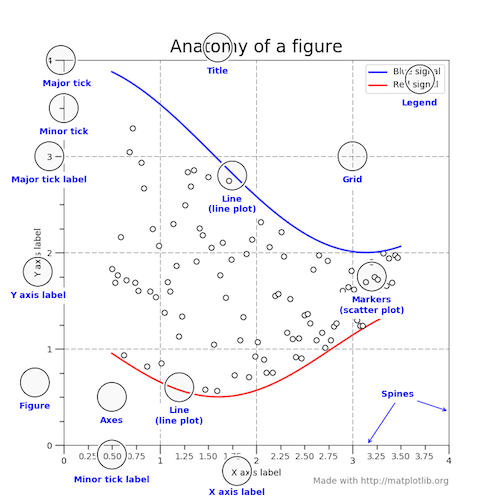
#> input picture Matplotlib/anatomy.png, 500 x 500 px
$ jupyter execute --allow-errors Matplotlib.ipynb   (shell and % lines are left out)
#> lines starting #> are read from the running program, lines starting #| are printed output that depends on the picture
# Matplotlib
- Matplotlib is a comprehensive library for creating static, animated, and interactive visualizations in Python

#### Installation

- pip install matplotlib
- conda install matplotlib

[cell 1]
import matplotlib.pyplot as plt
import pandas as pd
import numpy as np

### Simple graph

[cell 2]
x = list(range(1,6))
y = [n**2 for n in x]

# Plot the canvas
plt.plot(x, y)
# display the graph
plt.show()

###### Add title ,labels and plotting variables

[cell 3]
x = list(range(1,6))
y = [n**2 for n in x]


plt.plot(x, y, color = 'red')
# X and Y Labels.
plt.xlabel('Number')
plt.ylabel('Square')
# Title
plt.title('Squares of Numbers')
plt.show()
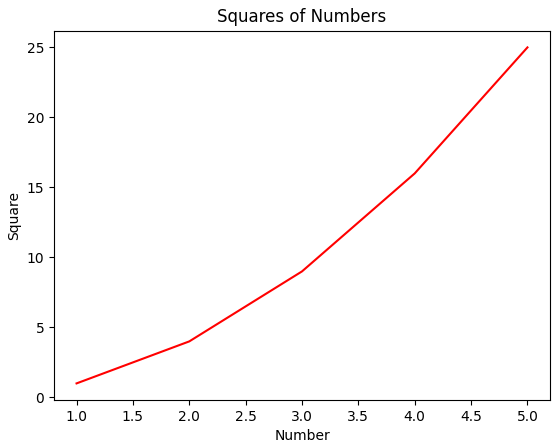
#> figure drawn by matplotlib, 1 panel

[cell 4]
plt.style.use('fivethirtyeight')
# https://tonysyu.github.io/raw_content/matplotlib-style-gallery/gallery.html
# to check the available styles: plt.style.available

# X,y data
x=[5,8,10]
y=[12,16,6]

# X2,y2 data
x2=[6,9,12]
y2=[6,15,7]

#plot canvas
# linewidth parameter controls the thickness of the that is plotted.
plt.plot(x,y,'g',label='one')
plt.plot(x2,y2, color='#e90aff',label='two',linewidth=7)

plt.legend(loc='lower left')
#title
plt.title('Simple graph ')
plt.ylabel('Y axis ')
plt.xlabel('x axis')

#https://matplotlib.org/stable/gallery/color/named_colors.html
#https://matplotlib.org/stable/api/_as_gen/matplotlib.pyplot.legend.html
#plt.grid(True,color='red')
#show graph
plt.show()

### Pyplot Interface

[cell 5]
import numpy as np
x = np.linspace(0, 2, 100)

plt.plot(x, x, label='linear')  # Plot some data on the (implicit) axes.
plt.plot(x, x**2, label='quadratic')  # etc.
plt.plot(x, x**3, label='cubic')
plt.xlabel('x label')
plt.ylabel('y label')
plt.title("Simple Plot")
plt.legend()
plt.show()
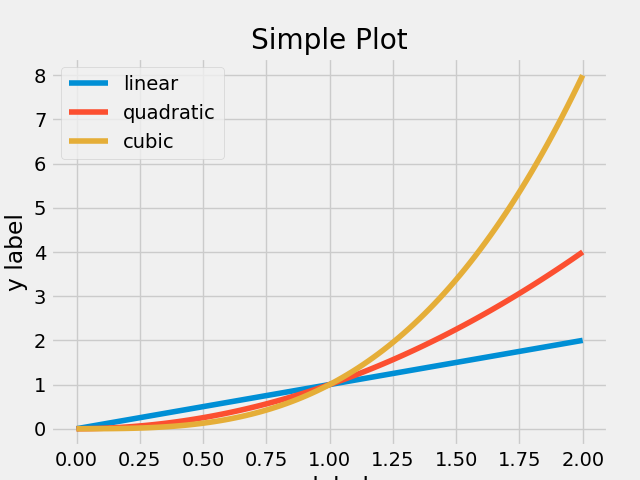
#> figure drawn by matplotlib, 1 panel; curve peaks at x = 2, y = 2; curve peaks at x = 2, y = 4; curve peaks at x = 2, y = 8

### Object-oriented Interface
- While it is easy to quickly generate plots with the matplotlib.pyplot module, the use of object-oriented approach is recommended as it gives more control and customization of your plots. Most of the functions are also available in the matplotlib.axes.Axes class
- When using the OO interface, it helps to know how the matplotlib structures its plots. The final plot that we see as the output is a ‘Figure’ object.
- The <i><b>Figure</b></i> object is the top level container for all the other elements that make up the graphic image. These “other” elements are called <i><b>Artists</b></i>.
- The Figure object can be thought of as a canvas, upon which different artists act to create the final graphic image. - This Figure can contain any number of various artists.
###### Read more about pyplot interface and OO Interface:
https://matplotlib.org/matplotblog/posts/pyplot-vs-object-oriented-interface/

#### There are two approaches to OO Interface

[cell 6]
# Create dataset
y = [1, 4, 9, 16, 25,36,49, 64]
x1 = [1, 16, 30, 42,55, 68, 77,88]
x2 = [1,6,12,18,28, 40, 52, 65]

# To begin with, we create a figure instance which provides an empty canvas.
fig = plt.figure()

#Now add axes to figure. The add_axes() method requires a list object of 4 elements corresponding to left, bottom, width and height of the figure.
#Each number must be between 0 and 1 −
ax = fig.add_axes([0,0,1,1])

# Invoke the plot() method of the axes object.
l2 = ax.plot(x2,y,linestyle='--', marker='o', color='green', label='Smartphone')
l1 = ax.plot(x1,y,linestyle='-', marker='s', color='purple', label='tv')
# https://matplotlib.org/stable/api/_as_gen/matplotlib.pyplot.plot.html

# legend placed at lower right
ax.legend(loc = 'lower right')

#Set labels for x and y axis as well as title −
ax.set_title("Advertisement effect on sales")
ax.set_xlabel('medium')
ax.set_ylabel('sales')


plt.show()
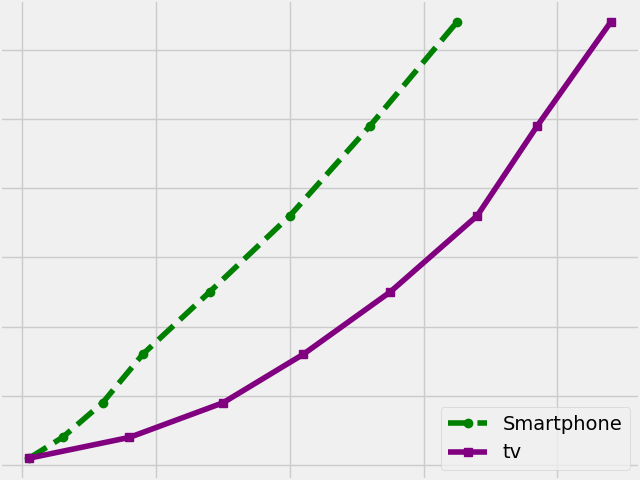
#> figure drawn by matplotlib, 1 panel

[cell 7]
x = list(range(1,6))
y = [n**2 for n in x]
y1 = [n**3 for n in x]

fig, ax1 = plt.subplots(figsize=(12,7))
ax1.plot(x, y, 'ms-.', label='square')
ax1.plot(x, y1, 'go-', label='Cube')
ax1.set_ylabel('Square / Cube', color= 'red')
ax1.tick_params(axis="y", labelcolor="green")
ax1.set_xlabel('Numbers')
#fig.tight_layout()
fig.legend(bbox_to_anchor=(1.1, 1))
plt.tight_layout()
plt.show()
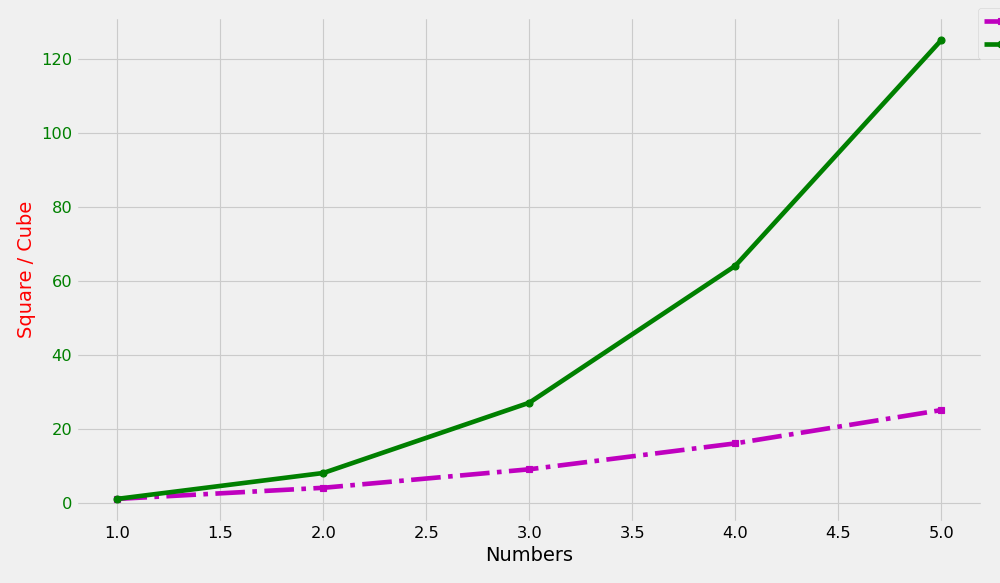
#> figure drawn by matplotlib, 1 panel
# To save the plot
plt.savefig('plot.png')

## Bar Charts

A bar chart or bar graph is a chart or graph that presents categorical data with rectangular bars with heights or lengths proportional to the values that they represent.

[cell 8]
# Data
x = [1,3,5,7,9]
y = [5,2,7,8,2]
plt.bar(x, y)
# lables
plt.xlabel('bar number')
plt.ylabel('bar height')

# title
plt.title(' Bar chart Graph')
#show graph
plt.show()
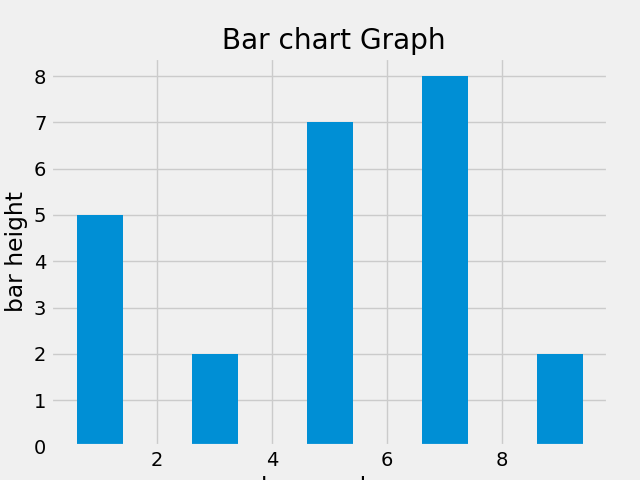
#> figure drawn by matplotlib, 1 panel; tallest bar 8 high, from x = 6.6 to 7.4

###### Let load data from a csv file.

#> (a cell that did not finish here is left out)

- We want to create bar charts for the data.
- The data represents the median salaries for developers in 2019 (Stackoverflow Survey).

#> (a cell that did not finish here is left out)

###### Horizontal Bars

#> (a cell that did not finish here is left out)

#> (a cell that did not finish here is left out)

[cell 13]
from collections import Counter
language_counter = Counter()
#> (the rest of this cell did not finish here and is left out)

## Pie Chart
- A type of graph in which a circle is divided into sectors that each represent a proportion of the whole.
- Suited for categorical Data with just a few categories usually less that 5.
- Documentation: https://matplotlib.org/stable/api/_as_gen/matplotlib.pyplot.pie.html

#> (a cell that did not finish here is left out)

[cell 15]
colors = ['#FFA07A', '#CCCCFF', '#DE3163', '#FF00FF', '#00FFFF']
#> (the rest of this cell did not finish here and is left out)

## Histograms

- A histogram is an accurate representation of the distribution of numerical data.
- It is an estimate of the probability distribution of a continuous variable
- A histogram lets you discover, and show, the underlying frequency distribution (shape) of a set of continuous data.
- This allows the inspection of the data for its underlying distribution (e.g., normal distribution), outliers, skewness, etc.

- There are two key features in a histogram−

    - Bins
    - Counts
    ###### Bin
        - A bin is a subrange of values that fall within the range of a dataset.
        - eg when using year , a valid bin may be each month or 0 - 6 hours if we are using hours of the day.
        - Bins must be the same in width.

    ###### Count
        - A count is a number that falls within a bins range.
        - eg 1000 customers in a month. The count for that bin is 1000.
        - Or 100 customers arrive at a procery between midnight and 6am. The bin count is 100.
- Docs: https://matplotlib.org/stable/api/_as_gen/matplotlib.pyplot.hist.html

#> (a cell that did not finish here is left out)

#> (a cell that did not finish here is left out)

## Scatter plots¶

- Scatter plots are used to plot data points on horizontal and vertical axis in the attempt to show how much one variable is affected by another.
- Explains the correlation between datapoints.
- Docs: https://matplotlib.org/stable/api/_as_gen/matplotlib.pyplot.scatter.html

#> (a cell that did not finish here is left out)

#> (a cell that did not finish here is left out)

## Box plot
- Boxplot is a method for graphically depicting groups of numerical data through their quartiles.
- Boxplot gives a sense of central tendency and spread of data.
- A box plot which is also known as a whisker plot displays a summary of a set of data containing the minimum, first quartile, median, third quartile, maximum and outliers.

[cell 20]
# Creating dataset
np.random.seed(10)
data = np.random.normal(100, 20, 200)

fig = plt.figure(figsize =(10, 7))

# Creating plot
plt.boxplot(data)

# show plot
plt.show()
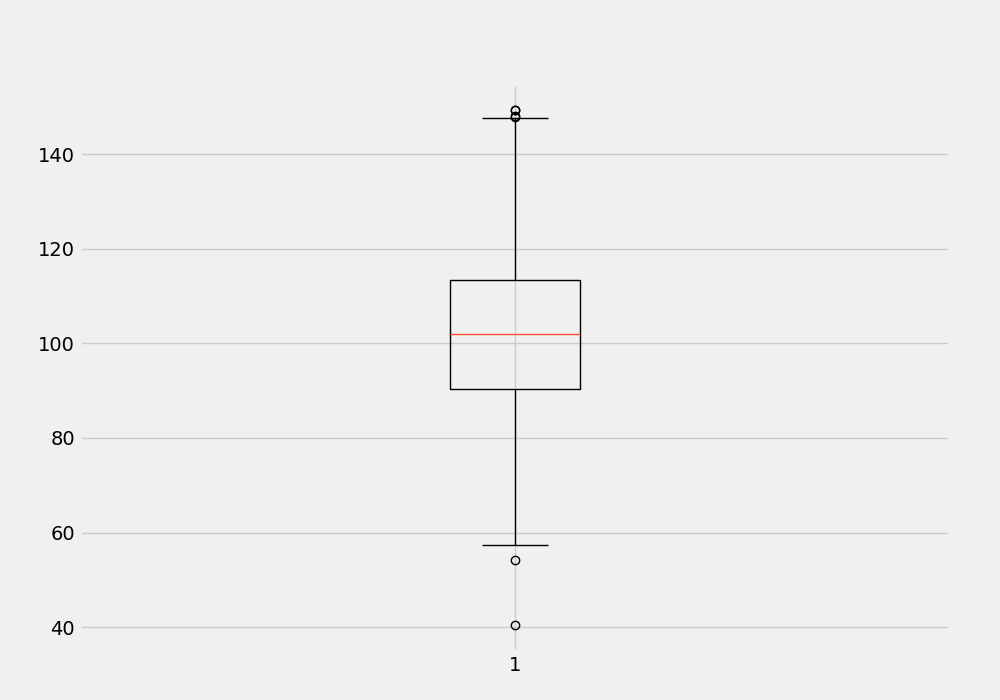
#> figure drawn by matplotlib, 1 panel

## Violin plots

- Violin plots are similar to box plots, except that they also show the probability density of the data at different values.
- Docs: https://matplotlib.org/stable/api/_as_gen/matplotlib.axes.Axes.violinplot.html

[cell 21]
np.random.seed(10)
collectn_1 = np.random.normal(100, 10, 200)
collectn_2 = np.random.normal(80, 30, 200)
collectn_3 = np.random.normal(90, 20, 200)
collectn_4 = np.random.normal(70, 25, 200)

## combine these different collections into a list
data_to_plot = [collectn_1, collectn_2, collectn_3, collectn_4]

# Create a figure instance
fig = plt.figure()

# Create an axes instance
ax = fig.add_axes([0,0,1,1])

# Create the boxplot
bp = ax.violinplot(data_to_plot)
plt.show()
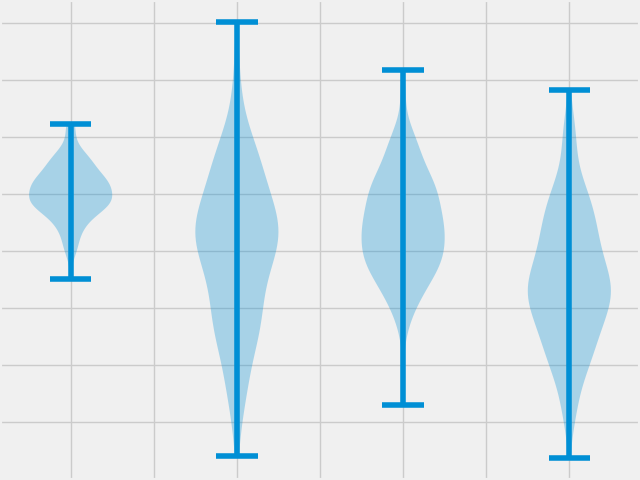
#> figure drawn by matplotlib, 1 panel

## 3D Surface plot

Surface plot shows a functional relationship between a designated dependent variable (Y), and two independent variables (X and Z)

[cell 22]
x = np.outer(np.linspace(-2, 2, 30), np.ones(30))
y = x.copy().T # transpose
z = np.cos(x ** 2 + y ** 2)

fig = plt.figure()
ax = plt.axes(projection='3d')

ax.plot_surface(x, y, z,cmap='viridis', edgecolor='none')
ax.set_title('Surface plot')
plt.show()
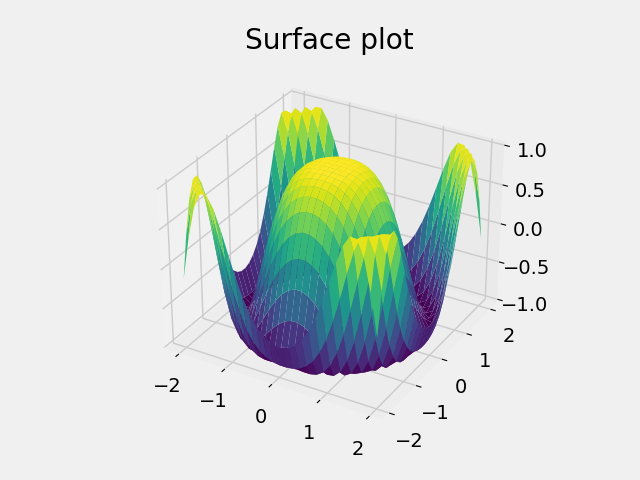
#> figure drawn by matplotlib, 1 panel

## Working with Images

- The image module in Matplotlib package provides functionalities required for loading, rescaling and displaying image.

[cell 23]
import matplotlib.image as mpimg
import numpy as np
# The imread() function is used to read image data in an ndarray object of float32 dtype.
img = mpimg.imread('anatomy.png')
#> img is the input picture: shape (500, 500, 4) float32; mean R, G, B, A 0.971, 0.97, 0.98, 1

[cell 24]
img

[cell 25]
img.shape
#> Out = (500, 500, 4)
#CMYK image

[cell 26]
imgplot = plt.imshow(img)

[cell 27]
section = img[100:200, 300:400]
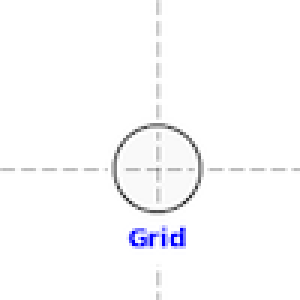
#> section: shape (100, 100, 4) float32 (shown 3 times larger); mean R, G, B, A 0.983, 0.983, 0.989, 1

[cell 28]
section

[cell 29]
imgplot = plt.imshow(section)

Any array containing image data can be saved to a disk file by executing the imsave() function. Here a vertically flipped version of the original png file is saved by giving origin parameter as lower

[cell 30]
plt.imsave("logo.png", img, cmap = 'gray', origin = 'lower')
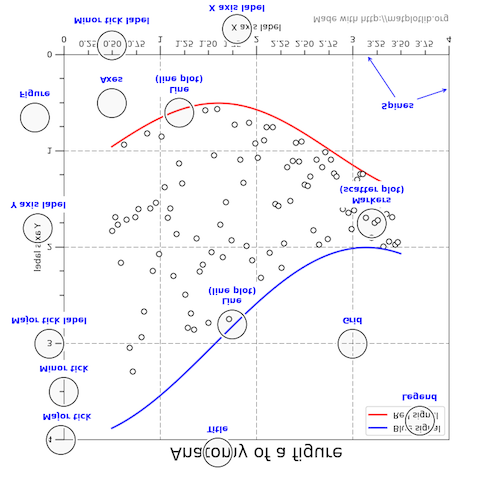
#> saved as logo.png: shape (500, 500, 3); mean R, G, B 247.8, 247.3, 249.8

[cell 31]
img = mpimg.imread('logo.png')
imgplot = plt.imshow(img)
